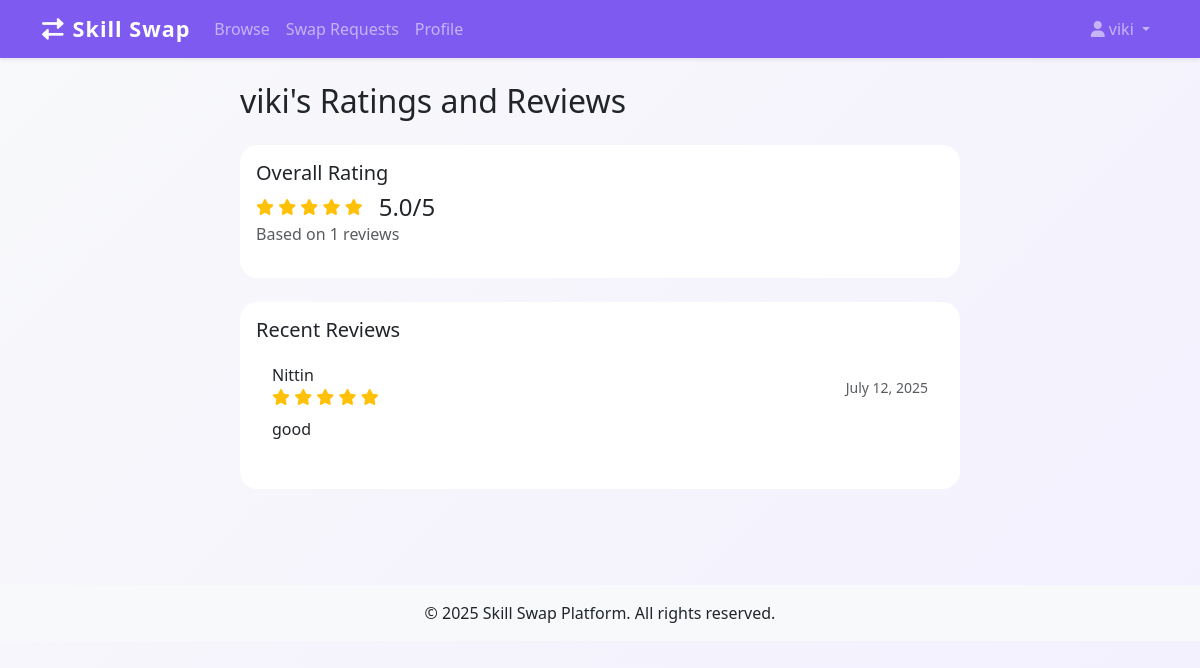
Screenshot of /user_ratings/1 (signed in) with the database file from the repository.
### models.py (models this page shows, shortened)
class User(UserMixin, db.Model):
    id = db.Column(db.Integer, primary_key=True)
    name = db.Column(db.String(150), nullable=False)
    email = db.Column(db.String(150), unique=True, nullable=False)
    location = db.Column(db.String(150))
    photo = db.Column(db.String(300))
    skills_offered = db.Column(db.String(300))
    skills_wanted = db.Column(db.String(300))
    availability = db.Column(db.String(100))
    is_public = db.Column(db.Boolean, default=True)
    is_admin = db.Column(db.Boolean, default=False)
    banned = db.Column(db.Boolean, default=False)
    password_hash = db.Column(db.String(150), nullable=False)

class Feedback(db.Model):
    id = db.Column(db.Integer, primary_key=True)
    swap_id = db.Column(db.Integer, db.ForeignKey('swap_request.id'))
    user_id = db.Column(db.Integer, db.ForeignKey('user.id'))
    rating = db.Column(db.Integer)
    review = db.Column(db.String(500))  # Changed from comment to review
    created_at = db.Column(db.DateTime, server_default=db.func.now())
    __table_args__ = (db.UniqueConstraint('swap_id', 'user_id', name='_swap_user_uc'),)
    user = db.relationship('User', backref='feedbacks')

### app.py (the view)
@app.route('/user_ratings/<int:user_id>')
@login_required
def user_ratings(user_id):
    user = User.query.get_or_404(user_id)
    feedbacks = Feedback.query.join(SwapRequest).filter(
        (SwapRequest.from_user_id == user_id) | (SwapRequest.to_user_id == user_id),
        Feedback.user_id != user_id
    ).order_by(Feedback.created_at.desc()).all()
    if feedbacks:
        total_ratings = sum(f.rating for f in feedbacks)
        avg_rating = round(total_ratings / len(feedbacks), 1)
    else:
        avg_rating = 0
    return render_template('user_ratings.html', user=user, feedbacks=feedbacks, avg_rating=avg_rating)

### app.py (called while the page is built)
@login_manager.user_loader
def load_user(user_id):
    return User.query.get(int(user_id))

### templates/user_ratings.html (shortened to what this page needs)
{% extends 'base.html' %}
{% block content %}
<div class="container">
    <div class="row justify-content-center">
        <div class="col-md-8">
            <h2 class="mb-4">{{ user.name }}'s Ratings and Reviews</h2>
            <div class="card mb-4">
                <div class="card-body">
                    <h5 class="card-title">Overall Rating</h5>
                    <div class="d-flex align-items-center">
                        <div class="star-rating me-3">
                            {% for i in range(1, 6) %}
                                <i class="fas fa-star {% if i <= avg_rating %}text-warning{% else %}text-muted{% endif %}"></i>
                            {% endfor %}
                        </div>
                        <span class="h4 mb-0">{{ avg_rating }}/5</span>
                    </div>
                    <p class="text-muted">Based on {{ feedbacks|length }} reviews</p>
                </div>
            </div>
            {% if feedbacks %}
            <div class="card">
                <div class="card-body">
                    <h5 class="card-title">Recent Reviews</h5>
                    {% for feedback in feedbacks %}
                    <div class="card mb-3">
                        <div class="card-body">
                            <div class="d-flex justify-content-between align-items-center mb-2">
                                <div>
                                    <h6 class="mb-0">{{ feedback.user.name }}</h6>
                                    <div class="star-rating">
                                        {% for i in range(1, 6) %}
                                            <i class="fas fa-star {% if i <= feedback.rating %}text-warning{% else %}text-muted{% endif %}"></i>
                                        {% endfor %}
                                    </div>
                                </div>
                                <small class="text-muted">{{ feedback.created_at.strftime('%B %d, %Y') }}</small>
                            </div>
                            <p class="card-text">{{ feedback.review }}</p>
                        </div>
                    </div>
                    {% endfor %}
                </div>
            </div>
            {% else %}
            <div class="alert alert-info">
                No reviews available yet.
            </div>
            {% endif %}
        </div>
    </div>
</div>
<link rel="stylesheet" href="https://cdnjs.cloudflare.com/ajax/libs/font-awesome/6.0.0/css/all.min.css">
{% endblock %}

### templates/base.html (shortened to what this page needs)
<!DOCTYPE html>
<html lang="en">
<head>
    <link href="https://cdn.jsdelivr.net/npm/bootstrap@5.3.0/dist/css/bootstrap.min.css" rel="stylesheet">
    <link href="https://cdnjs.cloudflare.com/ajax/libs/font-awesome/6.0.0/css/all.min.css" rel="stylesheet">
    <link rel="stylesheet" href="{{ url_for('static', filename='custom.css') }}">
</head>
<body>
    <nav class="navbar navbar-expand-lg navbar-dark bg-primary shadow-sm">
        <div class="container">
            <a class="navbar-brand" href="{{ url_for('home') }}">
                <i class="fas fa-exchange-alt me-2"></i>Skill Swap
            </a>
            <div class="collapse navbar-collapse" id="navbarNav">
                <ul class="navbar-nav me-auto">
                    <li class="nav-item">
                        <a class="nav-link" href="{{ url_for('browse') }}">Browse</a>
                    </li>
                    <li class="nav-item">
                        <a class="nav-link" href="{{ url_for('swap_requests') }}">Swap Requests</a>
                    </li>
                    {% if current_user.is_authenticated %}
                    <li class="nav-item">
                        <a class="nav-link" href="{{ url_for('profile') }}">Profile</a>
                    </li>
                    {% endif %}
                </ul>
                <ul class="navbar-nav">
                    {% if current_user.is_authenticated %}
                    <li class="nav-item dropdown">
                        <a class="nav-link dropdown-toggle" href="#" id="navbarDropdown" role="button" data-bs-toggle="dropdown">
                            <i class="fas fa-user me-1"></i>{{ current_user.name }}
                        </a>
                    </li>
                    {% endif %}
                </ul>
            </div>
        </div>
    </nav>
    <main class="container py-4">
        {% block content %}{% endblock %}
    </main>
    <footer class="bg-light py-3 mt-5">
        <div class="container text-center">
            <p class="mb-0">&copy; 2025 Skill Swap Platform. All rights reserved.</p>
        </div>
    </footer>
</body>
</html>

### static/custom.css (style rules this page uses)
body { background: linear-gradient(135deg, #f8f9fa 0%, #f3f0ff 100%); min-height: 100vh; }
.navbar-brand { font-weight: bold; letter-spacing: 1px; font-size: 1.35rem; }
.card { margin-bottom: 1.5rem; border-radius: 1.1rem; border: none; }
.btn-primary, .navbar, .bg-primary { background-color: #7f5af0 !important; border: none; }

### templates/user_ratings.html (style rules this page uses)
.star-rating { color: #ffd700; }

### rows the page displays
User: name "viki"
Feedback: user.name "Nittin", rating 5 (drawn), created_at "July 12, 2025", review "good"

### other values shown
{{ avg_rating }} "5.0"
{{ feedbacks|length }} "1"
